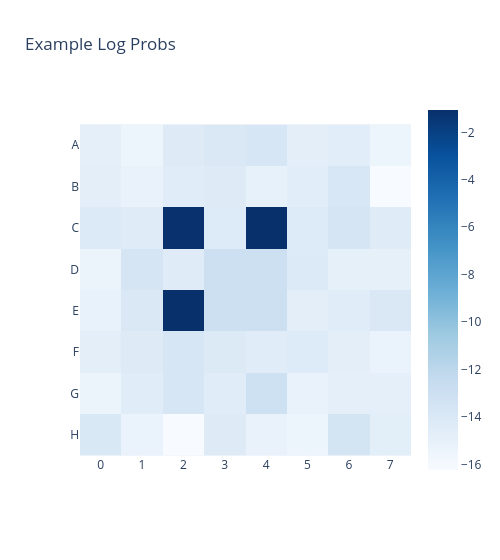

Notebook cell for this chart:
### Markdown cell above
Note that we can convert each of our logprob vectors (which have shape `(61,)`) into a board state tensor of shape `(8, 8)` (we put very negative values in the 4 middle squares) via some clever indexing. Then, we can plot the results using a helper function `utils.plot_board_values` we've written for you. Since you'll be using this function a lot in subsequent exercises, we'll go through the important arguments here:

- `state`: a tensor of shape `(*N, 8, 8)`, where `*N` is any number of batch dimensions. For each of the `N` tensors, we'll visualize a single 8x8 grid. If the shape is `(8, 8)` then we'll plot a single board.
- `board_titles`: if plotting multiple boards (i.e. `N > 1`) then we can use this argument to label each of them.
- `boards_per_row`: if plotting multiple boards, we can set this many boards per row.
- `text`: an optional list of strings with the same shape as `state`, which we can use to annotate the boards. Also fine for it to be broadcastable to the shape of `state` (e.g. it can be `(8, 8)` even if `state` is 3D).
- `kwargs`: other arguments get passed into `px.imshow` (e.g. `title`, `width` and `height`)

Understanding exactly how this function works isn't important, since you can always copy and paste code from one of the following examples if you forget how to use it!

### Code cell
MIDDLE_SQUARES = [27, 28, 35, 36]
ALL_SQUARES = [i for i in range(64) if i not in MIDDLE_SQUARES]

logprobs_board = t.full(size=(8, 8), fill_value=-13.0, device=device)
logprobs_board.flatten()[ALL_SQUARES] = logprobs[0, 0, 1:]  # the [1:] is to filter out logits for the "pass" move

utils.plot_board_values(logprobs_board, title="Example Log Probs", width=500)

### Figure 1 — Plotly figure (JSON) as saved in the notebook; plotly's stock layout.template omitted (floating-point values rounded to 4 significant figures)
{"data": [{"coloraxis": "coloraxis", "hovertemplate": "x: %{x}<br>y: %{y}<br>color: %{z}<extra></extra>", "name": "0", "type": "heatmap", "x": ["0", "1", "2", "3", "4", "5", "6", "7"], "xaxis": "x", "y": ["A", "B", "C", "D", "E", "F", "G", "H"], "yaxis": "y", "z": [[-14.76, -15.5, -14.36, -14.0, -13.7, -14.69, -14.59, -15.49], [-14.68, -15.2, -14.51, -14.35, -15.05, -14.54, -13.86, -16.24], [-14.16, -14.42, -1.133, -14.28, -1.059, -14.25, -13.61, -14.44], [-15.36, -13.63, -14.45, -13.0, -13.0, -14.16, -14.9, -14.88], [-15.11, -14.02, -1.105, -13.0, -13.0, -14.72, -14.46, -14.03], [-14.69, -14.34, -13.73, -14.17, -14.5, -14.24, -14.75, -15.23], [-15.33, -14.49, -13.8, -14.46, -13.1, -15.15, -14.85, -14.8], [-13.97, -15.24, -16.24, -14.3, -15.19, -15.5, -13.47, -14.68]]}], "layout": {"coloraxis": {"autocolorscale": false, "colorscale": [[0.0, "rgb(247,251,255)"], [0.125, "rgb(222,235,247)"], [0.25, "rgb(198,219,239)"], [0.375, "rgb(158,202,225)"], [0.5, "rgb(107,174,214)"], [0.625, "rgb(66,146,198)"], [0.75, "rgb(33,113,181)"], [0.875, "rgb(8,81,156)"], [1.0, "rgb(8,48,107)"]]}, "title": {"text": "Example Log Probs"}, "width": 500, "xaxis": {"anchor": "y", "constrain": "domain", "domain": [0.0, 1.0], "scaleanchor": "y"}, "yaxis": {"anchor": "x", "autorange": "reversed", "constrain": "domain", "domain": [0.0, 1.0]}}}
